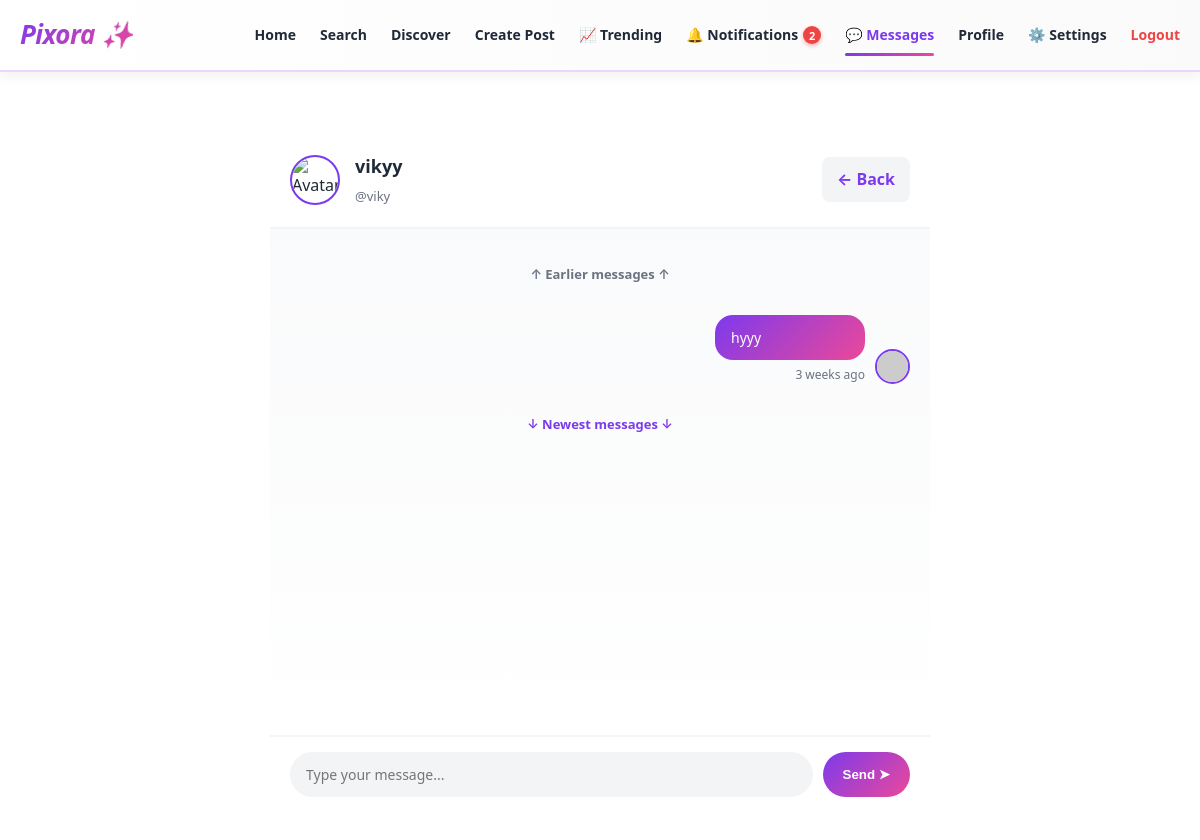
The page /chat.php?user_id=3 (signed in) on the database its author committed.
### tables this page shows
CREATE TABLE `users` (
  `id` int(11) NOT NULL,
  `full_name` varchar(100) NOT NULL,
  `username` varchar(50) NOT NULL,
  `email` varchar(100) NOT NULL,
  `password` varchar(255) NOT NULL,
  `bio` text DEFAULT NULL,
  `profile_picture` varchar(255) DEFAULT 'default-profile.jpg',
  `created_at` timestamp NOT NULL DEFAULT current_timestamp(),
  `updated_at` timestamp NOT NULL DEFAULT current_timestamp() ON UPDATE current_timestamp(),
  `is_private` tinyint(1) DEFAULT 0,
  `is_active` tinyint(1) DEFAULT 1
);

CREATE TABLE `messages` (
  `id` int(11) NOT NULL,
  `sender_id` int(11) NOT NULL,
  `recipient_id` int(11) NOT NULL,
  `message` text NOT NULL,
  `is_read` tinyint(4) DEFAULT 0,
  `created_at` timestamp NOT NULL DEFAULT current_timestamp()
);

### includes/helpers.php (called while the page is built, shortened)
<?php
function getUserInfo($user_id, $conn) {
    $stmt = $conn->prepare("SELECT id, full_name, username, email, bio, profile_picture, created_at, is_private FROM users WHERE id = ?");
    $stmt->bind_param("i", $user_id);
    $stmt->execute();
    $result = $stmt->get_result();
    $user = $result->fetch_assoc();
    return $user;
}
function formatDate($date_string) {
    $date = strtotime($date_string);
    $now = time();
    $seconds = $now - $date;
    $minutes = floor($seconds / 60);
    $hours = floor($seconds / 3600);
    $days = floor($seconds / 86400);
    $weeks = floor($days / 7);
    if ($weeks < 4) {
        return $weeks . " week" . ($weeks > 1 ? "s" : "") . " ago";
    }
    $years = floor($days / 365);
    return $years . " year" . ($years > 1 ? "s" : "") . " ago";
}
?>

### includes/message_actions.php (called while the page is built, shortened)
<?php
function getMessagesBetweenUsers($user_id_1, $user_id_2, $limit, $conn) {
    $stmt = $conn->prepare("
        SELECT m.id, m.sender_id, m.message, m.created_at, m.is_read,
               u.full_name, u.username, u.profile_picture
        FROM messages m
        JOIN users u ON m.sender_id = u.id
        WHERE (m.sender_id = ? AND m.recipient_id = ?)
           OR (m.sender_id = ? AND m.recipient_id = ?)
        ORDER BY m.created_at ASC
        LIMIT ?
    ");
    $stmt->bind_param("iiiii", $user_id_1, $user_id_2, $user_id_2, $user_id_1, $limit);
    $stmt->execute();
    $result = $stmt->get_result();
    $messages = $result->fetch_all(MYSQLI_ASSOC);
    return $messages;
}
?>

### chat.php (the view, shortened to what this page needs)
<?php
require 'config/database.php';
require 'includes/helpers.php';
require 'includes/message_actions.php';
$current_user_id = $_SESSION['user_id'];
$other_user_id = intval($_GET['user_id']);
$other_user = getUserInfo($other_user_id, $conn);
$all_messages = getMessagesBetweenUsers($current_user_id, $other_user_id, 100, $conn);
$messages = $all_messages;
?>
<!DOCTYPE html>
<html lang="en">
<head>
    <link rel="stylesheet" href="assets/css/style.css">
</head>
<body>
    <?php include 'includes/navbar.php'; ?>
    <div class="chat-container">
        <div class="chat-header">
            <img src="<?php
                $pic = 'assets/images/default-profile.jpg';
                echo htmlspecialchars($pic);
            ?>" alt="Avatar" class="chat-header-avatar">
            <div class="chat-header-info">
                <h2><?php echo htmlspecialchars($other_user['full_name']); ?></h2>
                <p>@<?php echo htmlspecialchars($other_user['username']); ?></p>
            </div>
            <a href="messages.php" class="chat-header-back">← Back</a>
        </div>
        <div class="messages-area" id="messagesArea">
            <?php if (count($messages) === 0): ?>
                <div class="empty-chat">
                    <div class="empty-icon">💬</div>
                    <div class="empty-text">No messages yet. Start the conversation!</div>
                </div>
            <?php else: ?>
                <div class="message-flow-info message-flow-start">
                    ↑ Earlier messages ↑
                </div>
                <?php foreach ($messages as $msg): ?>
                    <div class="message <?php echo $msg['sender_id'] === $current_user_id ? 'sent' : 'received'; ?>">
                        <div class="message-wrapper">
                            <div class="message-bubble">
                                <?php echo htmlspecialchars($msg['message']); ?>
                            </div>
                            <div class="message-time">
                                <?php echo formatDate($msg['created_at']); ?>
                            </div>
                        </div>
                        <?php if ($msg['sender_id'] === $current_user_id): ?>
                            <img src="<?php
                                $pic = "https://via.placeholder.com/150/cccccc/666666?text=User";
                                echo htmlspecialchars($pic);
                            ?>" alt="Your Avatar" class="message-avatar">
                        <?php endif; ?>
                    </div>
                <?php endforeach; ?>
                <div class="message-flow-info message-flow-end">
                    ↓ Newest messages ↓
                </div>
            <?php endif; ?>
        </div>
        <div class="message-input-area">
            <form method="POST" style="display: flex; gap: 10px; width: 100%;">
                <textarea
                    name="message"
                    class="message-input"
                    placeholder="Type your message..."
                    rows="1"
                    required
                ></textarea>
                <button type="submit" class="message-send-btn">Send ➤</button>
            </form>
        </div>
    </div>
</body>
</html>

### assets/css/style.css (style rules this page uses)
* { margin: 0; padding: 0; box-sizing: border-box; }
:root { --primary: #7c3aed; --primary-dark: #6d28d9; --primary-light: #edd5ff; --secondary: #ec4899; --accent: #f59e0b; --success: #10b981; --danger: #ef4444; --warning: #f59e0b; --dark: #1f2937; --gray: #6b7280; --light: #f3f4f6; --white: #ffffff; --border: #e5e7eb; --shadow-sm: 0 1px 2px 0 rgba(0,0,0,0.05); --shadow: 0 4px 12px rgba(0,0,0,0.08); --shadow-lg: 0 10px 30px rgba(0,0,0,0.12); --shadow-xl: 0 20px 50px rgba(0,0,0,0.15); }
body { font-family: 'Segoe UI', -apple-system, BlinkMacSystemFont, 'Helvetica Neue', sans-serif; background: var(--white); color: var(--dark); line-height: 1.6; }
html { scroll-behavior: smooth; }
input[type="text"], input[type="email"], input[type="password"], input[type="date"], select, textarea { width: 100%; padding: 13px 16px; border: 2px solid var(--border); border-radius: 10px; font-size: 15px; font-family: inherit; background: linear-gradient(135deg, var(--light) 0%, var(--white) 100%); color: var(--dark); transition: all 0.3s ease; }
a { color: var(--primary); text-decoration: none; font-weight: 600; transition: all 0.3s ease; }

### chat.php (style rules this page uses)
.chat-container { max-width: 700px; margin: 60px auto; padding: 0 20px; height: calc(100vh - 120px); display: flex; flex-direction: column; gap: 0; }
.chat-header { background: white; padding: 20px; border-bottom: 2px solid var(--light); border-radius: 15px 15px 0 0; display: flex; align-items: center; gap: 15px; box-shadow: var(--shadow-md); }
.chat-header-avatar { width: 50px; height: 50px; border-radius: 50%; object-fit: cover; border: 2px solid var(--primary); }
.chat-header-info h2 { margin: 0; font-size: 18px; color: var(--dark); }
.chat-header-info p { margin: 5px 0 0 0; color: var(--gray); font-size: 13px; }
.chat-header-back { margin-left: auto; background: var(--light); border: none; padding: 10px 15px; border-radius: 8px; cursor: pointer; font-weight: 700; color: var(--primary); transition: all 0.3s ease; }
.messages-area { flex: 1; overflow-y: auto; padding: 20px; background: linear-gradient(180deg, #f9fafb 0%, #ffffff 100%); display: flex; flex-direction: column; gap: 15px; }
.message { display: flex; gap: 10px; align-items: flex-end; animation: slideIn 0.3s ease; flex-wrap: wrap; min-width: 0; }
.message.sent { justify-content: flex-end; }
.message-avatar { width: 35px; height: 35px; border-radius: 50%; object-fit: cover; border: 2px solid var(--primary); }
.message.sent .message-avatar { order: 2; }
.message-bubble { max-width: 500px !important; min-width: 150px !important; padding: 12px 16px; border-radius: 18px; line-height: 1.5; font-size: 14px; display: inline-block !important; text-align: left; word-wrap: break-word; white-space: normal; }
.message.sent .message-bubble { background: linear-gradient(135deg, var(--primary), var(--secondary)); color: white; box-shadow: var(--shadow-md); white-space: normal !important; word-wrap: break-word !important; }
.message-time { font-size: 12px; color: var(--gray); margin-top: 5px; }
.message.sent .message-time { text-align: right; }
.message-input-area { background: white; padding: 15px 20px; border-top: 2px solid var(--light); border-radius: 0 0 15px 15px; box-shadow: var(--shadow-md); display: flex; gap: 10px; }
.message-input { flex: 1; border: 1px solid var(--light); padding: 12px 15px; border-radius: 25px; font-size: 14px; font-family: inherit; resize: none; max-height: 100px; background: var(--light); transition: all 0.3s ease; }
.message-send-btn { background: linear-gradient(135deg, var(--primary), var(--secondary)); color: white; border: none; padding: 12px 20px; border-radius: 25px; cursor: pointer; font-weight: 700; transition: all 0.3s ease; display: flex; align-items: center; justify-content: center; }
.message-wrapper { position: relative; flex: 0 0 auto; min-width: 0; }
.message-flow-info { text-align: center; padding: 15px 0; color: var(--gray); font-size: 13px; font-weight: 600; }
.message-flow-start { color: var(--gray); }
.message-flow-end { color: var(--primary); }

### rows shown on the page
users: full_name "vikyy", username "viky"
messages: message "hyyy", created_at "3 weeks ago"

### other values the page prints
$nav_unread_notif "2"
